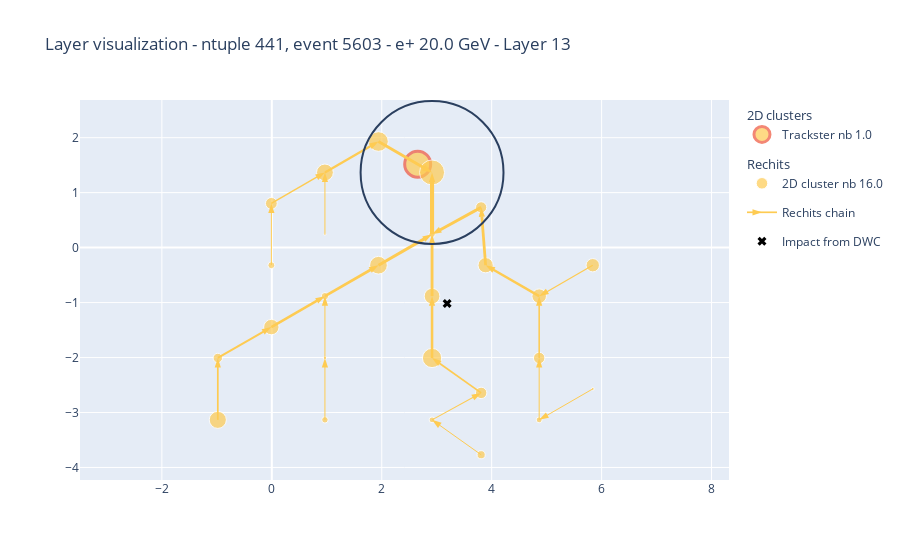

Notebook cell for this chart:
### Code cell
vis_layer = (LayerVisualization(event, layerNb=13) #layer 13 (weird clus pos), layer 10 : double layer cluster
    .add2DClusters()
    .addRechits()
    .addImpactPoint()
    .addCircleSearchForComputingClusterPosition()
    )

vis_layer.fig.show()

### Figure 1 — Plotly figure (JSON) as saved in the notebook; plotly's stock layout.template omitted (floating-point values rounded to 4 significant figures)
{"data": [{"customdata": [[0.9274, 0.9682, 2.25, "Seed"]], "hovertemplate": "2D cluster : %{customdata[3]}<br>Energy: %{customdata[0]:.2g} GeV<br>Rho: %{customdata[1]:.2g} GeV<br>Delta: %{customdata[2]:.2g} cm<br>Size: %{marker.size}", "legendgroup": "cluster2D", "legendgrouptitle": {"text": "2D clusters"}, "marker": {"color": ["#FECB52"], "line": {"color": "#EF553B", "width": 3}, "size": [26], "symbol": "circle"}, "mode": "markers", "name": "Trackster nb 1.0", "type": "scatter", "x": [2.654], "y": [1.518]}, {"customdata": [["0.025794381", "0.0961184", "1.0959091", "Follower"], ["0.016638696", "0.04176125", "1.0959039", "Follower"], ["0.025021642", "0.13218649", "1.0188426", "Follower"], ["0.042947806", "0.104636185", "1.0557734", "Follower"], ["0.012129861", "0.07013476", "1.0188969", "Follower"], ["0.1582677", "0.21597284", "3.4028235e+38", "Seed"], ["0.013114198", "0.17897245", "1.125", "Follower"], ["0.04587585", "0.14049694", "1.1252441", "Follower"], ["0.07357671", "0.11547676", "1.1251221", "Follower"], ["0.07727443", "0.18302992", "1.125425", "Follower"], ["0.05960349", "0.100259624", "1.1251807", "Follower"], ["0.053243283", "0.1090843", "1.1253192", "Follower"], ["0.007316481", "0.091853485", "1.125", "Follower"], ["0.015005735", "0.08191278", "1.1251972", "Follower"], ["0.008824412", "0.044914864", "1.1251221", "Follower"], ["0.013235856", "0.017648062", "1.1252441", "Follower"], ["0.027091129", "0.0644362", "1.1252865", "Follower"], ["0.014130376", "0.06080671", "1.125", "Follower"], ["0.04393932", "0.07280636", "1.1252865", "Follower"], ["0.019773554", "0.06936516", "1.1249247", "Follower"], ["0.055243902", "0.06513068", "1.1252441", "Follower"], ["0.008269405", "0.027420785", "1.1252372", "Follower"], ["0.033386495", "0.053069025", "1.1253028", "Follower"], ["0.02598189", "0.068856746", "1.1251221", "Follower"], ["0.01232087", "0.050663054", "1.1252441", "Follower"], ["0.039365064", "0.09052316", "1.1253107", "Follower"]], "hovertemplate": "Rechit : %{customdata[3]}<br>Energy: %{customdata[0]:.2g} GeV<br>Rho: %{customdata[1]:.2g} GeV<br>Delta: %{customdata[2]:.2g} cm", "legendgroup": "rechits", "legendgrouptitle": {"text": "Rechits"}, "marker": {"color": "#FECB52", "size": [11.43, 8.147, 11.2, 15.24, 5.782, 25.0, 6.366, 15.74, 19.27, 19.64, 17.69, 16.85, 2.0, 7.374, 3.402, 6.435, 11.79, 6.924, 15.41, 9.438, 17.13, 2.916, 13.36, 11.48, 5.899, 14.59], "symbol": "circle"}, "mode": "markers", "name": "2D cluster nb 16.0", "type": "scatter", "x": [3.808, 3.808, 3.808, 3.89, 2.915, 2.915, 2.915, 2.915, 2.915, 1.941, 1.941, 0.9664, 0.9664, 0.9664, 0.9664, 0.9664, -0.008219, -0.008219, -0.008219, -0.9823, -0.9823, 5.839, 5.839, 4.864, 4.864, 4.864], "y": [-2.643, -3.768, 0.7324, -0.3203, -3.133, 1.367, 0.2422, -0.883, -2.008, 1.93, -0.3203, 1.367, 0.2422, -0.883, -2.008, -3.133, 0.8047, -0.3203, -1.445, -2.008, -3.133, -2.571, -0.3203, -2.008, -3.133, -0.883]}, {"hoverinfo": "skip", "legendgroup": "rechits_chain", "line": {"width": 1.697}, "marker": {"angleref": "previous", "color": "#FECB52", "size": 10, "symbol": "arrow"}, "mode": "markers+lines", "name": "Rechits chain", "showlegend": true, "type": "scatter", "x": [3.808, 2.915], "y": [-2.643, -2.008]}, {"hoverinfo": "skip", "legendgroup": "rechits_chain", "line": {"width": 1}, "marker": {"angleref": "previous", "color": "#FECB52", "size": 10, "symbol": "arrow"}, "mode": "markers+lines", "name": "Rechits chain", "showlegend": false, "type": "scatter", "x": [3.808, 2.915], "y": [-3.768, -3.133]}, {"hoverinfo": "skip", "legendgroup": "rechits_chain", "line": {"width": 2.93}, "marker": {"angleref": "previous", "color": "#FECB52", "size": 10, "symbol": "arrow"}, "mode": "markers+lines", "name": "Rechits chain", "showlegend": false, "type": "scatter", "x": [3.808, 2.915], "y": [0.7324, 0.2422]}, {"hoverinfo": "skip", "legendgroup": "rechits_chain", "line": {"width": 2.787}, "marker": {"angleref": "previous", "color": "#FECB52", "size": 10, "symbol": "arrow"}, "mode": "markers+lines", "name": "Rechits chain", "showlegend": false, "type": "scatter", "x": [3.89, 3.808], "y": [-0.3203, 0.7324]}, {"hoverinfo": "skip", "legendgroup": "rechits_chain", "line": {"width": 1.057}, "marker": {"angleref": "previous", "color": "#FECB52", "size": 10, "symbol": "arrow"}, "mode": "markers+lines", "name": "Rechits chain", "showlegend": false, "type": "scatter", "x": [2.915, 3.808], "y": [-3.133, -2.643]}, {"hoverinfo": "skip", "legendgroup": "rechits_chain", "line": {"width": 4.078}, "marker": {"angleref": "previous", "color": "#FECB52", "size": 10, "symbol": "arrow"}, "mode": "markers+lines", "name": "Rechits chain", "showlegend": false, "type": "scatter", "x": [2.915, 2.915], "y": [0.2422, 1.367]}, {"hoverinfo": "skip", "legendgroup": "rechits_chain", "line": {"width": 2.857}, "marker": {"angleref": "previous", "color": "#FECB52", "size": 10, "symbol": "arrow"}, "mode": "markers+lines", "name": "Rechits chain", "showlegend": false, "type": "scatter", "x": [2.915, 2.915], "y": [-0.883, 0.2422]}, {"hoverinfo": "skip", "legendgroup": "rechits_chain", "line": {"width": 2.551}, "marker": {"angleref": "previous", "color": "#FECB52", "size": 10, "symbol": "arrow"}, "mode": "markers+lines", "name": "Rechits chain", "showlegend": false, "type": "scatter", "x": [2.915, 2.915], "y": [-2.008, -0.883]}, {"hoverinfo": "skip", "legendgroup": "rechits_chain", "line": {"width": 2.885}, "marker": {"angleref": "previous", "color": "#FECB52", "size": 10, "symbol": "arrow"}, "mode": "markers+lines", "name": "Rechits chain", "showlegend": false, "type": "scatter", "x": [1.941, 2.915], "y": [1.93, 1.367]}, {"hoverinfo": "skip", "legendgroup": "rechits_chain", "line": {"width": 3.071}, "marker": {"angleref": "previous", "color": "#FECB52", "size": 10, "symbol": "arrow"}, "mode": "markers+lines", "name": "Rechits chain", "showlegend": false, "type": "scatter", "x": [1.941, 2.915], "y": [-0.3203, 0.2422]}, {"hoverinfo": "skip", "legendgroup": "rechits_chain", "line": {"width": 2.32}, "marker": {"angleref": "previous", "color": "#FECB52", "size": 10, "symbol": "arrow"}, "mode": "markers+lines", "name": "Rechits chain", "showlegend": false, "type": "scatter", "x": [0.9664, 1.941], "y": [1.367, 1.93]}, {"hoverinfo": "skip", "legendgroup": "rechits_chain", "line": {"width": 1}, "marker": {"angleref": "previous", "color": "#FECB52", "size": 10, "symbol": "arrow"}, "mode": "markers+lines", "name": "Rechits chain", "showlegend": false, "type": "scatter", "x": [0.9664, 0.9664], "y": [0.2422, 1.367]}, {"hoverinfo": "skip", "legendgroup": "rechits_chain", "line": {"width": 2.747}, "marker": {"angleref": "previous", "color": "#FECB52", "size": 10, "symbol": "arrow"}, "mode": "markers+lines", "name": "Rechits chain", "showlegend": false, "type": "scatter", "x": [0.9664, 1.941], "y": [-0.883, -0.3203]}, {"hoverinfo": "skip", "legendgroup": "rechits_chain", "line": {"width": 1}, "marker": {"angleref": "previous", "color": "#FECB52", "size": 10, "symbol": "arrow"}, "mode": "markers+lines", "name": "Rechits chain", "showlegend": false, "type": "scatter", "x": [0.9664, 0.9664], "y": [-2.008, -0.883]}, {"hoverinfo": "skip", "legendgroup": "rechits_chain", "line": {"width": 1}, "marker": {"angleref": "previous", "color": "#FECB52", "size": 10, "symbol": "arrow"}, "mode": "markers+lines", "name": "Rechits chain", "showlegend": false, "type": "scatter", "x": [0.9664, 0.9664], "y": [-3.133, -2.008]}, {"hoverinfo": "skip", "legendgroup": "rechits_chain", "line": {"width": 1.416}, "marker": {"angleref": "previous", "color": "#FECB52", "size": 10, "symbol": "arrow"}, "mode": "markers+lines", "name": "Rechits chain", "showlegend": false, "type": "scatter", "x": [-0.008219, 0.9664], "y": [0.8047, 1.367]}, {"hoverinfo": "skip", "legendgroup": "rechits_chain", "line": {"width": 1}, "marker": {"angleref": "previous", "color": "#FECB52", "size": 10, "symbol": "arrow"}, "mode": "markers+lines", "name": "Rechits chain", "showlegend": false, "type": "scatter", "x": [-0.008219, -0.008219], "y": [-0.3203, 0.8047]}, {"hoverinfo": "skip", "legendgroup": "rechits_chain", "line": {"width": 2.476}, "marker": {"angleref": "previous", "color": "#FECB52", "size": 10, "symbol": "arrow"}, "mode": "markers+lines", "name": "Rechits chain", "showlegend": false, "type": "scatter", "x": [-0.008219, 0.9664], "y": [-1.445, -0.883]}, {"hoverinfo": "skip", "legendgroup": "rechits_chain", "line": {"width": 2.015}, "marker": {"angleref": "previous", "color": "#FECB52", "size": 10, "symbol": "arrow"}, "mode": "markers+lines", "name": "Rechits chain", "showlegend": false, "type": "scatter", "x": [-0.9823, -0.008219], "y": [-2.008, -1.445]}, {"hoverinfo": "skip", "legendgroup": "rechits_chain", "line": {"width": 1.709}, "marker": {"angleref": "previous", "color": "#FECB52", "size": 10, "symbol": "arrow"}, "mode": "markers+lines", "name": "Rechits chain", "showlegend": false, "type": "scatter", "x": [-0.9823, -0.9823], "y": [-3.133, -2.008]}, {"hoverinfo": "skip", "legendgroup": "rechits_chain", "line": {"width": 1}, "marker": {"angleref": "previous", "color": "#FECB52", "size": 10, "symbol": "arrow"}, "mode": "markers+lines", "name": "Rechits chain", "showlegend": false, "type": "scatter", "x": [5.839, 4.864], "y": [-2.571, -3.133]}, {"hoverinfo": "skip", "legendgroup": "rechits_chain", "line": {"width": 1.206}, "marker": {"angleref": "previous", "color": "#FECB52", "size": 10, "symbol": "arrow"}, "mode": "markers+lines", "name": "Rechits chain", "showlegend": false, "type": "scatter", "x": [5.839, 4.864], "y": [-0.3203, -0.883]}, {"hoverinfo": "skip", "legendgroup": "rechits_chain", "line": {"width": 1.538}, "marker": {"angleref": "previous", "color": "#FECB52", "size": 10, "symbol": "arrow"}, "mode": "markers+lines", "name": "Rechits chain", "showlegend": false, "type": "scatter", "x": [4.864, 4.864], "y": [-2.008, -0.883]}, {"hoverinfo": "skip", "legendgroup": "rechits_chain", "line": {"width": 1}, "marker": {"angleref": "previous", "color": "#FECB52", "size": 10, "symbol": "arrow"}, "mode": "markers+lines", "name": "Rechits chain", "showlegend": false, "type": "scatter", "x": [4.864, 4.864], "y": [-3.133, -2.008]}, {"hoverinfo": "skip", "legendgroup": "rechits_chain", "line": {"width": 2.479}, "marker": {"angleref": "previous", "color": "#FECB52", "size": 10, "symbol": "arrow"}, "mode": "markers+lines", "name": "Rechits chain", "showlegend": false, "type": "scatter", "x": [4.864, 3.89], "y": [-0.883, -0.3203]}, {"hoverinfo": "skip", "marker": {"color": "black", "size": 8, "symbol": "x"}, "mode": "markers", "name": "Impact from DWC", "type": "scatter", "x": [3.19], "y": [-1.016]}], "layout": {"autosize": true, "shapes": [{"type": "circle", "x0": 1.615, "x1": 4.215, "xref": "x", "y0": 0.06725, "y1": 2.667, "yref": "y"}], "title": {"text": "Layer visualization - ntuple 441, event 5603 - e+ 20.0 GeV - Layer 13"}, "yaxis": {"scaleanchor": "x", "scaleratio": 1}}}
